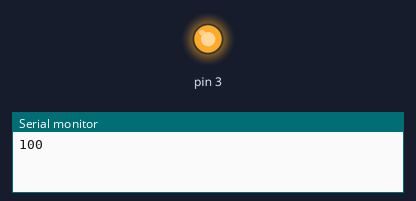
The sketch below on a simulated Arduino Uno, built with avr-gcc and run on an emulated ATmega328P. Parts: output pins drawn as LEDs (lit = HIGH), the last lines printed to the serial monitor.

Above: at 0.7 s.
At 5.2 s:
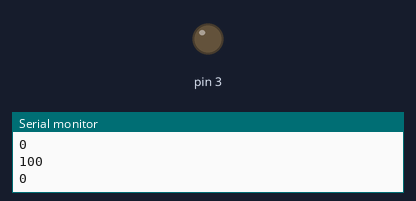
Timing chart, 0 to 6.9 s (numbered marks = the images above):
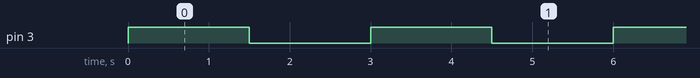

The sketch:

main.ino
```cpp
#include "Dimmer.h"

Dimmer dimmer(3, DIMMER_RAMP, 1.5);

void setup() {
  Serial.begin(9600);
  dimmer.begin();
}

void loop() {
  Serial.println(100);
  dimmer.set(100);
  delay(1500);
  Serial.println(0);
  dimmer.set(0);
  delay(1500);
}
```

Measured:
- by itself, pin 3: alternates HIGH for 1.5 s and LOW for 1.5 s
